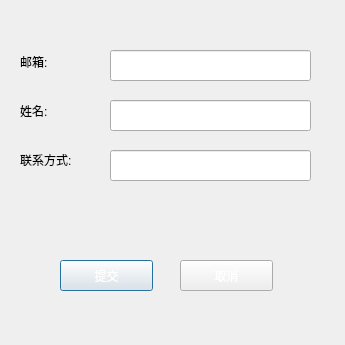
<?xml version="1.0" encoding="UTF-8"?>
<ui version="4.0">
 <class>ZhaohuiDlg</class>
 <widget class="QDialog" name="ZhaohuiDlg">
  <property name="geometry">
   <rect>
    <x>0</x>
    <y>0</y>
    <width>345</width>
    <height>345</height>
   </rect>
  </property>
  <property name="windowTitle">
   <string>找回密码</string>
  </property>
  <property name="styleSheet">
   <string notr="true">QLineEdit { 
    border: 1px solid rgb(41, 57, 85);
    background: white;
    selection-background-color: darkgray;
    font-size: 16px ;
}

QLineEdit:hover {
	border: 2px solid blue;
}

QLineEdit[echoMode=&quot;2&quot;] {
      lineedit-password-character: 42;
}

QPushButton{
	border-radius:6px;
	background-color: #1390C5;
	min-width:80px;
}

QPushButton:pressed {
	background-color: #105D7E;
}

QPushButton:hover {
	background-color: #2BA0F3;
}

color: rgb(211, 211, 211);

</string>
  </property>
  <widget class="QLineEdit" name="lineEdit_ruid">
   <property name="geometry">
    <rect>
     <x>110</x>
     <y>50</y>
     <width>201</width>
     <height>31</height>
    </rect>
   </property>
  </widget>
  <widget class="QPushButton" name="commitBtn">
   <property name="geometry">
    <rect>
     <x>60</x>
     <y>260</y>
     <width>93</width>
     <height>31</height>
    </rect>
   </property>
   <property name="styleSheet">
    <string notr="true">color: rgb(255, 255, 255);</string>
   </property>
   <property name="text">
    <string>提交</string>
   </property>
  </widget>
  <widget class="QPushButton" name="cancelBtn">
   <property name="geometry">
    <rect>
     <x>180</x>
     <y>260</y>
     <width>93</width>
     <height>31</height>
    </rect>
   </property>
   <property name="styleSheet">
    <string notr="true">color: rgb(255, 255, 255);</string>
   </property>
   <property name="text">
    <string>取消</string>
   </property>
  </widget>
  <widget class="QLineEdit" name="lineEdit_name">
   <property name="geometry">
    <rect>
     <x>110</x>
     <y>100</y>
     <width>201</width>
     <height>31</height>
    </rect>
   </property>
  </widget>
  <widget class="QLineEdit" name="lineEdit_tel">
   <property name="geometry">
    <rect>
     <x>110</x>
     <y>150</y>
     <width>201</width>
     <height>31</height>
    </rect>
   </property>
  </widget>
  <widget class="QWidget" name="verticalLayoutWidget">
   <property name="geometry">
    <rect>
     <x>20</x>
     <y>40</y>
     <width>81</width>
     <height>141</height>
    </rect>
   </property>
   <layout class="QVBoxLayout" name="verticalLayout">
    <item>
     <widget class="QLabel" name="label">
      <property name="styleSheet">
       <string notr="true">font: 25 11pt &quot;微软雅黑 Light&quot;;</string>
      </property>
      <property name="text">
       <string>邮箱:</string>
      </property>
     </widget>
    </item>
    <item>
     <widget class="QLabel" name="label_3">
      <property name="styleSheet">
       <string notr="true">font: 25 11pt &quot;微软雅黑 Light&quot;;</string>
      </property>
      <property name="text">
       <string>姓名:</string>
      </property>
     </widget>
    </item>
    <item>
     <widget class="QLabel" name="label_5">
      <property name="styleSheet">
       <string notr="true">font: 25 11pt &quot;微软雅黑 Light&quot;;</string>
      </property>
      <property name="text">
       <string>联系方式:</string>
      </property>
     </widget>
    </item>
   </layout>
  </widget>
 </widget>
 <resources/>
 <connections>
  <connection>
   <sender>cancelBtn</sender>
   <signal>clicked()</signal>
   <receiver>ZhaohuiDlg</receiver>
   <slot>close()</slot>
   <hints>
    <hint type="sourcelabel">
     <x>226</x>
     <y>275</y>
    </hint>
    <hint type="destinationlabel">
     <x>172</x>
     <y>172</y>
    </hint>
   </hints>
  </connection>
 </connections>
</ui>
